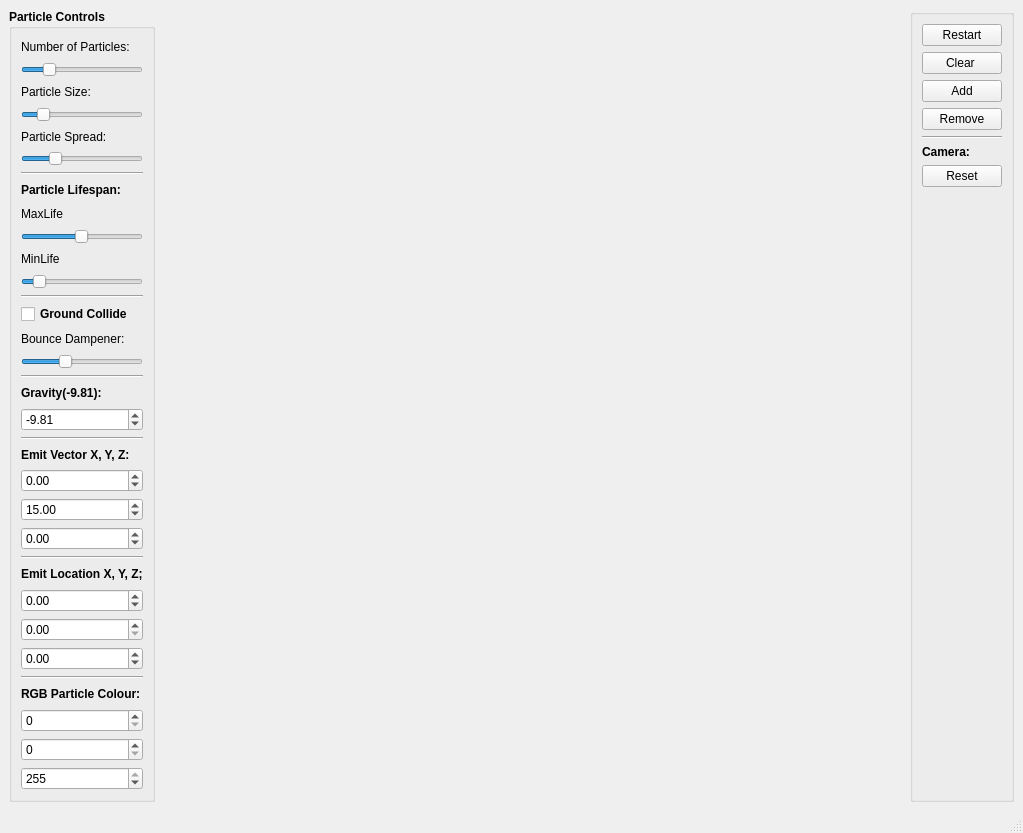
<?xml version="1.0" encoding="UTF-8"?>
<ui version="4.0">
 <class>MainWindow</class>
 <widget class="QMainWindow" name="MainWindow">
  <property name="enabled">
   <bool>true</bool>
  </property>
  <property name="geometry">
   <rect>
    <x>0</x>
    <y>0</y>
    <width>1023</width>
    <height>833</height>
   </rect>
  </property>
  <property name="windowTitle">
   <string>ParticleSystemGUI</string>
  </property>
  <widget class="QWidget" name="centralwidget">
   <layout class="QGridLayout" name="gridLayout">
    <item row="0" column="1">
     <spacer name="horizontalSpacer_3">
      <property name="orientation">
       <enum>Qt::Horizontal</enum>
      </property>
      <property name="sizeHint" stdset="0">
       <size>
        <width>40</width>
        <height>20</height>
       </size>
      </property>
     </spacer>
    </item>
    <item row="0" column="2">
     <spacer name="horizontalSpacer_2">
      <property name="orientation">
       <enum>Qt::Horizontal</enum>
      </property>
      <property name="sizeHint" stdset="0">
       <size>
        <width>40</width>
        <height>20</height>
       </size>
      </property>
     </spacer>
    </item>
    <item row="0" column="0">
     <widget class="QGroupBox" name="groupBox">
      <property name="font">
       <font>
        <weight>75</weight>
        <bold>true</bold>
       </font>
      </property>
      <property name="title">
       <string>Particle Controls</string>
      </property>
      <layout class="QVBoxLayout" name="verticalLayout">
       <item>
        <widget class="QLabel" name="label_5">
         <property name="font">
          <font>
           <weight>50</weight>
           <bold>false</bold>
          </font>
         </property>
         <property name="text">
          <string>Number of Particles:</string>
         </property>
        </widget>
       </item>
       <item>
        <widget class="QSlider" name="numParticles">
         <property name="minimum">
          <number>1</number>
         </property>
         <property name="maximum">
          <number>140000</number>
         </property>
         <property name="value">
          <number>20000</number>
         </property>
         <property name="orientation">
          <enum>Qt::Horizontal</enum>
         </property>
        </widget>
       </item>
       <item>
        <widget class="QLabel" name="label_2">
         <property name="font">
          <font>
           <weight>50</weight>
           <bold>false</bold>
          </font>
         </property>
         <property name="text">
          <string>Particle Size:</string>
         </property>
        </widget>
       </item>
       <item>
        <widget class="QSlider" name="pointSize">
         <property name="minimum">
          <number>1</number>
         </property>
         <property name="maximum">
          <number>15</number>
         </property>
         <property name="pageStep">
          <number>1</number>
         </property>
         <property name="value">
          <number>3</number>
         </property>
         <property name="orientation">
          <enum>Qt::Horizontal</enum>
         </property>
        </widget>
       </item>
       <item>
        <widget class="QLabel" name="lab">
         <property name="font">
          <font>
           <weight>50</weight>
           <bold>false</bold>
          </font>
         </property>
         <property name="text">
          <string>Particle Spread:</string>
         </property>
        </widget>
       </item>
       <item>
        <widget class="QSlider" name="setSpread">
         <property name="mouseTracking">
          <bool>false</bool>
         </property>
         <property name="maximum">
          <number>20</number>
         </property>
         <property name="singleStep">
          <number>1</number>
         </property>
         <property name="value">
          <number>5</number>
         </property>
         <property name="orientation">
          <enum>Qt::Horizontal</enum>
         </property>
        </widget>
       </item>
       <item>
        <widget class="Line" name="line">
         <property name="orientation">
          <enum>Qt::Horizontal</enum>
         </property>
        </widget>
       </item>
       <item>
        <widget class="QLabel" name="label_7">
         <property name="font">
          <font>
           <weight>75</weight>
           <bold>true</bold>
          </font>
         </property>
         <property name="text">
          <string>Particle Lifespan:</string>
         </property>
        </widget>
       </item>
       <item>
        <widget class="QLabel" name="label_8">
         <property name="font">
          <font>
           <weight>50</weight>
           <bold>false</bold>
          </font>
         </property>
         <property name="text">
          <string>MaxLife</string>
         </property>
        </widget>
       </item>
       <item>
        <widget class="QSlider" name="maxLife">
         <property name="minimum">
          <number>1</number>
         </property>
         <property name="maximum">
          <number>5000</number>
         </property>
         <property name="value">
          <number>2500</number>
         </property>
         <property name="orientation">
          <enum>Qt::Horizontal</enum>
         </property>
        </widget>
       </item>
       <item>
        <widget class="QLabel" name="label_9">
         <property name="font">
          <font>
           <weight>50</weight>
           <bold>false</bold>
          </font>
         </property>
         <property name="text">
          <string>MinLife</string>
         </property>
        </widget>
       </item>
       <item>
        <widget class="QSlider" name="minLife">
         <property name="minimum">
          <number>1</number>
         </property>
         <property name="maximum">
          <number>1000</number>
         </property>
         <property name="value">
          <number>100</number>
         </property>
         <property name="orientation">
          <enum>Qt::Horizontal</enum>
         </property>
        </widget>
       </item>
       <item>
        <widget class="Line" name="line_2">
         <property name="orientation">
          <enum>Qt::Horizontal</enum>
         </property>
        </widget>
       </item>
       <item>
        <widget class="QCheckBox" name="groundCollide">
         <property name="font">
          <font>
           <weight>75</weight>
           <bold>true</bold>
          </font>
         </property>
         <property name="text">
          <string>Ground Collide</string>
         </property>
         <property name="checked">
          <bool>false</bool>
         </property>
        </widget>
       </item>
       <item>
        <widget class="QLabel" name="label_6">
         <property name="font">
          <font>
           <weight>50</weight>
           <bold>false</bold>
          </font>
         </property>
         <property name="text">
          <string>Bounce Dampener:  </string>
         </property>
        </widget>
       </item>
       <item>
        <widget class="QSlider" name="bounce">
         <property name="enabled">
          <bool>true</bool>
         </property>
         <property name="maximum">
          <number>100</number>
         </property>
         <property name="value">
          <number>35</number>
         </property>
         <property name="orientation">
          <enum>Qt::Horizontal</enum>
         </property>
        </widget>
       </item>
       <item>
        <widget class="Line" name="line_7">
         <property name="orientation">
          <enum>Qt::Horizontal</enum>
         </property>
        </widget>
       </item>
       <item>
        <widget class="QLabel" name="label_10">
         <property name="font">
          <font>
           <weight>75</weight>
           <bold>true</bold>
          </font>
         </property>
         <property name="text">
          <string>Gravity(-9.81):</string>
         </property>
        </widget>
       </item>
       <item>
        <widget class="QDoubleSpinBox" name="gravity">
         <property name="font">
          <font>
           <weight>50</weight>
           <bold>false</bold>
          </font>
         </property>
         <property name="minimum">
          <double>-100.000000000000000</double>
         </property>
         <property name="maximum">
          <double>100.000000000000000</double>
         </property>
         <property name="value">
          <double>-9.810000000000000</double>
         </property>
        </widget>
       </item>
       <item>
        <widget class="Line" name="line_5">
         <property name="orientation">
          <enum>Qt::Horizontal</enum>
         </property>
        </widget>
       </item>
       <item>
        <widget class="QLabel" name="label_4">
         <property name="text">
          <string>Emit Vector X, Y, Z:</string>
         </property>
        </widget>
       </item>
       <item>
        <widget class="QDoubleSpinBox" name="xDir">
         <property name="font">
          <font>
           <weight>50</weight>
           <bold>false</bold>
          </font>
         </property>
         <property name="minimum">
          <double>-100.000000000000000</double>
         </property>
         <property name="maximum">
          <double>100.000000000000000</double>
         </property>
        </widget>
       </item>
       <item>
        <widget class="QDoubleSpinBox" name="yDir">
         <property name="font">
          <font>
           <weight>50</weight>
           <bold>false</bold>
          </font>
         </property>
         <property name="minimum">
          <double>-100.000000000000000</double>
         </property>
         <property name="maximum">
          <double>100.000000000000000</double>
         </property>
         <property name="value">
          <double>15.000000000000000</double>
         </property>
        </widget>
       </item>
       <item>
        <widget class="QDoubleSpinBox" name="zDir">
         <property name="font">
          <font>
           <weight>50</weight>
           <bold>false</bold>
          </font>
         </property>
         <property name="minimum">
          <double>-100.000000000000000</double>
         </property>
         <property name="maximum">
          <double>100.000000000000000</double>
         </property>
        </widget>
       </item>
       <item>
        <widget class="Line" name="line_4">
         <property name="orientation">
          <enum>Qt::Horizontal</enum>
         </property>
        </widget>
       </item>
       <item>
        <widget class="QLabel" name="label_3">
         <property name="text">
          <string>Emit Location X, Y, Z;</string>
         </property>
        </widget>
       </item>
       <item>
        <widget class="QDoubleSpinBox" name="xLoc">
         <property name="font">
          <font>
           <weight>50</weight>
           <bold>false</bold>
          </font>
         </property>
         <property name="minimum">
          <double>-100.000000000000000</double>
         </property>
        </widget>
       </item>
       <item>
        <widget class="QDoubleSpinBox" name="yLoc">
         <property name="font">
          <font>
           <weight>50</weight>
           <bold>false</bold>
          </font>
         </property>
         <property name="minimum">
          <double>0.000000000000000</double>
         </property>
         <property name="maximum">
          <double>100.000000000000000</double>
         </property>
        </widget>
       </item>
       <item>
        <widget class="QDoubleSpinBox" name="zLoc">
         <property name="font">
          <font>
           <weight>50</weight>
           <bold>false</bold>
          </font>
         </property>
         <property name="minimum">
          <double>-100.000000000000000</double>
         </property>
         <property name="maximum">
          <double>100.000000000000000</double>
         </property>
        </widget>
       </item>
       <item>
        <widget class="Line" name="line_3">
         <property name="orientation">
          <enum>Qt::Horizontal</enum>
         </property>
        </widget>
       </item>
       <item>
        <widget class="QLabel" name="label">
         <property name="text">
          <string>RGB Particle Colour:</string>
         </property>
        </widget>
       </item>
       <item>
        <widget class="QSpinBox" name="rColour">
         <property name="font">
          <font>
           <weight>50</weight>
           <bold>false</bold>
          </font>
         </property>
         <property name="maximum">
          <number>255</number>
         </property>
        </widget>
       </item>
       <item>
        <widget class="QSpinBox" name="gColour">
         <property name="font">
          <font>
           <weight>50</weight>
           <bold>false</bold>
          </font>
         </property>
         <property name="maximum">
          <number>255</number>
         </property>
         <property name="value">
          <number>0</number>
         </property>
        </widget>
       </item>
       <item>
        <widget class="QSpinBox" name="bColour">
         <property name="font">
          <font>
           <weight>50</weight>
           <bold>false</bold>
          </font>
         </property>
         <property name="maximum">
          <number>255</number>
         </property>
         <property name="value">
          <number>255</number>
         </property>
        </widget>
       </item>
      </layout>
     </widget>
    </item>
    <item row="0" column="5">
     <spacer name="horizontalSpacer_5">
      <property name="orientation">
       <enum>Qt::Horizontal</enum>
      </property>
      <property name="sizeHint" stdset="0">
       <size>
        <width>40</width>
        <height>20</height>
       </size>
      </property>
     </spacer>
    </item>
    <item row="0" column="3">
     <spacer name="horizontalSpacer_4">
      <property name="orientation">
       <enum>Qt::Horizontal</enum>
      </property>
      <property name="sizeHint" stdset="0">
       <size>
        <width>40</width>
        <height>20</height>
       </size>
      </property>
     </spacer>
    </item>
    <item row="0" column="4">
     <spacer name="horizontalSpacer">
      <property name="orientation">
       <enum>Qt::Horizontal</enum>
      </property>
      <property name="sizeHint" stdset="0">
       <size>
        <width>40</width>
        <height>20</height>
       </size>
      </property>
     </spacer>
    </item>
    <item row="0" column="6">
     <spacer name="horizontalSpacer_6">
      <property name="orientation">
       <enum>Qt::Horizontal</enum>
      </property>
      <property name="sizeHint" stdset="0">
       <size>
        <width>40</width>
        <height>20</height>
       </size>
      </property>
     </spacer>
    </item>
    <item row="0" column="7">
     <widget class="QGroupBox" name="groupBox_2">
      <property name="title">
       <string/>
      </property>
      <layout class="QVBoxLayout" name="verticalLayout_2">
       <item>
        <widget class="QPushButton" name="restart">
         <property name="text">
          <string>Restart</string>
         </property>
        </widget>
       </item>
       <item>
        <widget class="QPushButton" name="clearAll">
         <property name="text">
          <string>Clear </string>
         </property>
        </widget>
       </item>
       <item>
        <widget class="QPushButton" name="addParticle">
         <property name="text">
          <string>Add</string>
         </property>
        </widget>
       </item>
       <item>
        <widget class="QPushButton" name="removeParticle">
         <property name="text">
          <string>Remove</string>
         </property>
        </widget>
       </item>
       <item>
        <widget class="Line" name="line_6">
         <property name="orientation">
          <enum>Qt::Horizontal</enum>
         </property>
        </widget>
       </item>
       <item>
        <widget class="QLabel" name="label_12">
         <property name="font">
          <font>
           <weight>75</weight>
           <bold>true</bold>
          </font>
         </property>
         <property name="text">
          <string>Camera:</string>
         </property>
        </widget>
       </item>
       <item>
        <widget class="QPushButton" name="cameraReset">
         <property name="text">
          <string>Reset</string>
         </property>
        </widget>
       </item>
       <item>
        <widget class="QLabel" name="label_11">
         <property name="text">
          <string/>
         </property>
         <property name="scaledContents">
          <bool>true</bool>
         </property>
        </widget>
       </item>
       <item>
        <spacer name="verticalSpacer_2">
         <property name="orientation">
          <enum>Qt::Vertical</enum>
         </property>
         <property name="sizeHint" stdset="0">
          <size>
           <width>20</width>
           <height>40</height>
          </size>
         </property>
        </spacer>
       </item>
       <item>
        <spacer name="verticalSpacer_3">
         <property name="orientation">
          <enum>Qt::Vertical</enum>
         </property>
         <property name="sizeHint" stdset="0">
          <size>
           <width>20</width>
           <height>40</height>
          </size>
         </property>
        </spacer>
       </item>
      </layout>
     </widget>
    </item>
   </layout>
  </widget>
  <widget class="QMenuBar" name="menubar">
   <property name="geometry">
    <rect>
     <x>0</x>
     <y>0</y>
     <width>1023</width>
     <height>26</height>
    </rect>
   </property>
  </widget>
  <widget class="QStatusBar" name="statusbar"/>
 </widget>
 <resources/>
 <connections/>
</ui>
